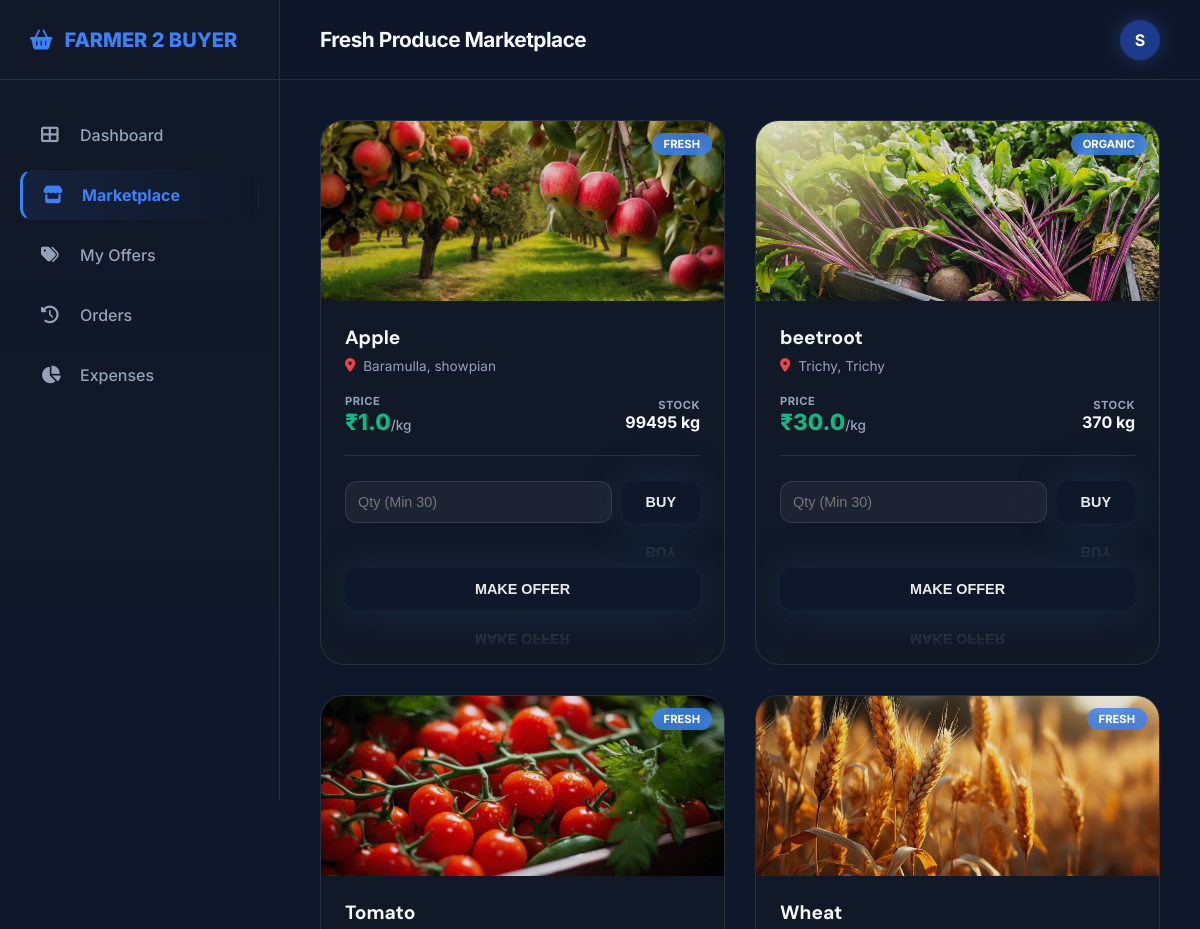
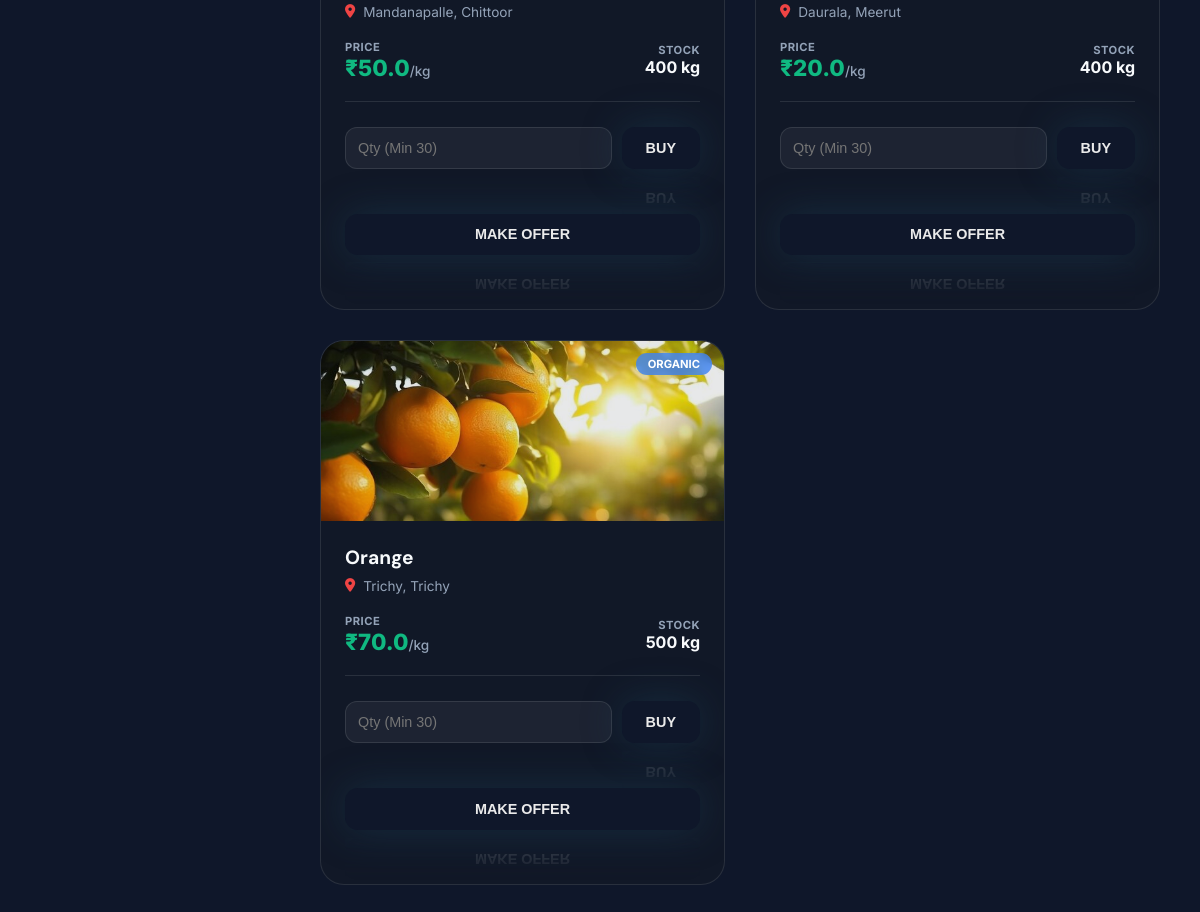
/buyer/marketplace (signed in), run on the app's committed database (2 pictures, top to bottom).
### app/models.py (models this page shows)
class Product(db.Model):
    id = db.Column(db.Integer, primary_key=True)
    name = db.Column(db.String(100), nullable=False)
    quantity = db.Column(db.Integer, nullable=False)
    price = db.Column(db.Float, nullable=False) # Floor Price
    image_url = db.Column(db.String(200))
    condition = db.Column(db.String(100)) # e.g., Fresh, Organic
    weight_unit = db.Column(db.String(20), default='kg')
    location_state = db.Column(db.String(50))
    location_district = db.Column(db.String(50))
    location_place = db.Column(db.String(50))
    predicted_price = db.Column(db.Float)
    advisory = db.Column(db.String(500))
    farmer_id = db.Column(db.Integer, db.ForeignKey('user.id'))
    farmer = db.relationship('User', backref=db.backref('products', lazy=True))

### app/routes/buyer.py (the view)
@buyer_bp.route('/marketplace')
def marketplace():
    if session.get('role') != 'buyer': return redirect(url_for('buyer.login'))
    products = Product.query.join(User).filter(User.is_verified == True).all()
    return render_template('buyer/marketplace.html', products=products)

### app/templates/buyer/marketplace.html (shortened to what this page needs)
{% extends 'base.html' %}
{% block content %}
<link rel="stylesheet" href="{{ url_for('static', filename='css/buyer_dashboard.css') }}">
<div class="dashboard-wrapper">
    <aside class="buyer-sidebar">
        <div class="brand-section">
            <i class="fas fa-shopping-basket"></i> FARMER 2 BUYER
        </div>
        <nav class="sidebar-menu">
            <a href="{{ url_for('buyer.dashboard') }}" class="menu-item">
                <i class="fas fa-th-large"></i> Dashboard
            </a>
            <a href="{{ url_for('buyer.marketplace') }}" class="menu-item active">
                <i class="fas fa-store"></i> Marketplace
            </a>
            <a href="{{ url_for('buyer.offers') }}" class="menu-item">
                <i class="fas fa-tags"></i> My Offers
            </a>
            <a href="{{ url_for('buyer.history') }}" class="menu-item">
                <i class="fas fa-history"></i> Orders
            </a>
            <a href="{{ url_for('buyer.analytics') }}" class="menu-item">
                <i class="fas fa-chart-pie"></i> Expenses
            </a>
        </nav>
    </aside>
    <main class="main-area">
        <header class="top-bar">
            <div class="page-title">Fresh Produce Marketplace</div>
            <div class="user-snippet">
                <div class="user-avatar-circle">
                    {{ session['username'][0]|upper }}
                </div>
            </div>
        </header>
        <div class="content-pad" style="max-width: 1600px; margin: 0 auto;">
            <div class="marketplace-grid">
                {% for product in products %}
                <div class="product-card">
                    <div style="position: relative; height: 180px;">
                        <img src="{{ product.image_url }}" alt="{{ product.name }}"
                            style="width: 100%; height: 100%; object-fit: cover; opacity: 0.9;">
                        <span
                            style="position: absolute; top: 12px; right: 12px; background: rgba(59, 130, 246, 0.8); color: white; padding: 4px 12px; border-radius: 20px; font-size: 0.7rem; font-weight: 700; backdrop-filter: blur(4px); text-transform: uppercase;">
                            {{ product.condition }}
                        </span>
                    </div>
                    <div style="padding: 24px; flex: 1; display: flex; flex-direction: column;">
                        <h3 style="margin: 0 0 8px 0; font-size: 1.2rem; color: var(--text-main);">{{ product.name }}
                        </h3>
                        <p
                            style="color: var(--text-slate); font-size: 0.85rem; margin-bottom: 20px; display: flex; align-items: center; gap: 8px;">
                            <i class="fas fa-map-marker-alt" style="color: #ef4444;"></i> {{ product.location_place }},
                            {{ product.location_district }}
                        </p>
                        <div
                            style="display: flex; justify-content: space-between; align-items: center; margin-bottom: 25px; padding-bottom: 20px; border-bottom: 1px solid var(--glass-border);">
                            <div>
                                <div
                                    style="font-size: 0.7rem; color: var(--text-slate); text-transform: uppercase; font-weight: 700; letter-spacing: 0.5px;">
                                    Price</div>
                                <div style="font-size: 1.4rem; font-weight: 800; color: #10b981;">₹{{ product.price
                                    }}<span
                                        style="font-size: 0.85rem; color: var(--text-slate); font-weight: 500;">/kg</span>
                                </div>
                            </div>
                            <div style="text-align: right;">
                                <div
                                    style="font-size: 0.7rem; color: var(--text-slate); text-transform: uppercase; font-weight: 700; letter-spacing: 0.5px;">
                                    Stock</div>
                                <div style="font-size: 1rem; font-weight: 700; color: var(--text-main);">{{
                                    product.quantity }} kg</div>
                            </div>
                        </div>
                        <div
                            style="margin-top: auto; display: flex; flex-direction: column; gap: 45px; padding-bottom: 30px;">
                            <form action="{{ url_for('buyer.buy_now', product_id=product.id) }}" method="POST"
                                style="display: flex; gap: 10px;">
                                <input type="number" name="quantity" placeholder="Qty (Min 30)" required min="30"
                                    max="{{ product.quantity }}"
                                    style="flex: 1; padding: 12px; background: rgba(255,255,255,0.05); border: 1px solid var(--glass-border); border-radius: 12px; outline: none; font-size: 0.9rem; color: white;">
                                <button type="submit" class="uiverse-btn">
                                    Buy
                                </button>
                            </form>
                            <button onclick="makeOffer('{{ product.id }}')" class="uiverse-btn" style="width: 100%;">
                                Make Offer
                            </button>
                        </div>
                    </div>
                </div>
                {% endfor %}
            </div>
        </div>
    </main>
</div>
{% endblock %}

### app/static/css/style.css (style rules this page uses)
:root { --primary: #2563eb; --success: #10b981; --warning: #f59e0b; --danger: #ef4444; --slate-900: #0f172a; --slate-600: #475569; --slate-100: #f1f5f9; }
body { font-family: 'Inter', system-ui, sans-serif; background-color: #f8fafc; margin: 0; padding: 0; color: var(--slate-900); -webkit-font-smoothing: antialiased; }
h1, h2, h3, h4, .nav-left { font-family: 'DM Sans', sans-serif; }
header { background: rgba(255, 255, 255, 0.8); backdrop-filter: blur(12px); border-bottom: 1px solid rgba(0, 0, 0, 0.05); padding: 1rem 0; position: sticky; top: 0; z-index: 1000; }
input, select, textarea { width: 100%; padding: 12px 16px; border: 1.5px solid #e2e8f0; border-radius: 12px; outline: none; transition: all 0.3s; }

### app/static/css/buyer_dashboard.css (style rules this page uses)
:root { --cobalt-primary: #1e3a8a; --cobalt-dark: #0f172a; --cobalt-light: #3b82f6; --text-main: #f8fafc; --text-slate: #94a3b8; --glass-bg: rgba(255, 255, 255, 0.03); --glass-border: rgba(255, 255, 255, 0.1); --neon-glow: 0 0 20px rgba(59, 130, 246, 0.3); --buyer-primary: var(--cobalt-light); --buyer-accent: var(--cobalt-light); --text-primary: var(--text-main); --text-secondary: var(--text-slate); }
* { margin: 0; padding: 0; box-sizing: border-box; }
body { background-color: var(--cobalt-dark); color: var(--text-main); font-family: 'Inter', 'DM Sans', sans-serif; overflow-x: hidden; }
.dashboard-wrapper { display: flex; min-height: 100vh; }
.buyer-sidebar { width: 280px; background: linear-gradient(180deg, #111827 0%, #0f172a 100%); border-right: 1px solid var(--glass-border); position: fixed; height: 100vh; display: flex; flex-direction: column; z-index: 100; }
.brand-section { height: 80px; display: flex; align-items: center; padding: 0 30px; font-size: 1.25rem; font-weight: 800; color: var(--cobalt-light); gap: 12px; border-bottom: 1px solid var(--glass-border); }
.sidebar-menu { padding: 30px 20px; flex-grow: 1; }
.menu-item { display: flex; align-items: center; padding: 14px 20px; color: var(--text-slate); text-decoration: none; border-radius: 12px; margin-bottom: 10px; transition: all 0.3s cubic-bezier(0.4, 0, 0.2, 1); font-weight: 500; border: 1px solid transparent; }
.menu-item i { width: 24px; font-size: 1.1rem; margin-right: 15px; }
.menu-item.active { background: linear-gradient(90deg, rgba(59, 130, 246, 0.1) 0%, transparent 100%); color: var(--cobalt-light); border-left: 3px solid var(--cobalt-light); font-weight: 700; }
.main-area { margin-left: 280px; flex: 1; min-width: 0; }
.top-bar { height: 80px; background: rgba(15, 23, 42, 0.8); backdrop-filter: blur(12px); display: flex; justify-content: space-between; align-items: center; padding: 0 40px; position: sticky; top: 0; z-index: 90; border-bottom: 1px solid var(--glass-border); }
.page-title { font-size: 1.3rem; font-weight: 700; letter-spacing: -0.5px; }
.user-snippet { display: flex; align-items: center; gap: 15px; }
.user-avatar-circle { width: 40px; height: 40px; background: var(--cobalt-primary); border-radius: 50%; display: flex; align-items: center; justify-content: center; font-weight: 700; box-shadow: var(--neon-glow); }
.content-pad { padding: 40px; max-width: 1400px; margin: 0 auto; }
.marketplace-grid { display: grid; grid-template-columns: repeat(auto-fill, minmax(280px, 1fr)); gap: 30px; }
.product-card { background: #111827; border: 1px solid var(--glass-border); border-radius: 24px; overflow: hidden; display: flex; flex-direction: column; transition: all 0.3s cubic-bezier(0.175, 0.885, 0.32, 1.275); }
.uiverse-btn { font-size: 0.9rem; padding: 0.8rem 1.5rem; border: none; outline: none; border-radius: 0.8rem; cursor: pointer; text-transform: uppercase; background-color: var(--cobalt-dark); color: rgb(234, 234, 234); font-weight: 700; transition: 0.6s; box-shadow: 0px 0px 40px rgba(31, 76, 101, 0.4); -webkit-box-reflect: below 8px linear-gradient(to bottom, rgba(0, 0, 0, 0.0), rgba(0, 0, 0, 0.2)); display: flex !important; align-items: center; justify-content: center; gap: 8px; }

### app/templates/base.html (style rules this page uses)
body.no-navbar { padding-top: 0; }

### data on the page
Product: image_url (picture), condition "FRESH", name "Apple", location_place "Baramulla", location_district "showpian", price "1.0", quantity "99495"
Product: image_url (picture), condition "ORGANIC", name "beetroot", location_place "Trichy", location_district "Trichy", price "30.0", quantity "370"
Product: image_url (picture), condition "FRESH", name "Tomato", location_place "Mandanapalle", location_district "Chittoor", price "50.0", quantity "400"
Product: image_url (picture), condition "FRESH", name "Wheat", location_place "Daurala", location_district "Meerut", price "20.0", quantity "400"
Product: image_url (picture), condition "ORGANIC", name "Orange", location_place "Trichy", location_district "Trichy", price "70.0", quantity "500"

### other printed values
{{ session['username'][0]|upper }} "S"
